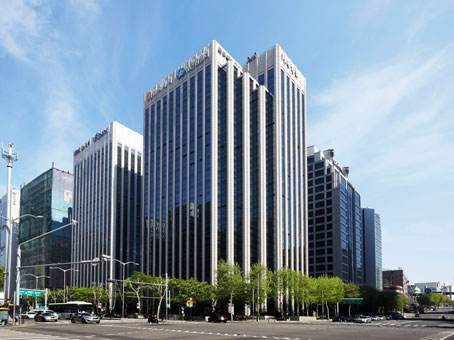
#> input picture images/buildings.jpg, 454 x 340 px
$ python 'Find, Plot, Analyze.py'
#> lines starting #> are read from the running program, lines starting #| are printed output that depends on the picture
import cv2
import numpy as np
from matplotlib import pyplot as plt

img = cv2.imread('../../images/buildings.jpg', 0)
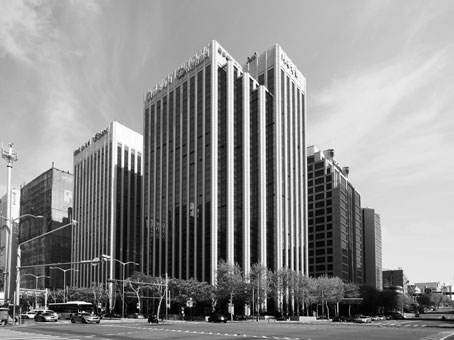
#> img: shape (340, 454); min 0, max 255, mean 141.7

# Histogram Calculation in OpenCV
hist = cv2.calcHist([img], [0], None, [256], [0, 256])
#> hist = 256 values, max 2563 at index 226, min 130 at index 254, mean 603

# Histogram Calculation in Numpy
hist, bins = np.histogram(img.ravel(), 256, [0, 256])
#> bins = 257 values from 0 to 256

# 绘制直方图，两种方法：

# 简单方法用Matplotlib
plt.hist(img.ravel(), 256, [0, 256])

# 彩色直方图
img = cv2.imread('../../images/buildings.jpg')
#> img is the input picture: shape (340, 454, 3); mean B, G, R 160.6, 145.3, 127.5
color = ('b', 'g', 'r')
for i, col in enumerate(color):
    histr = cv2.calcHist([img], [i], None, [256], [0, 256])
    plt.plot(histr, color=col)
    plt.xlim([0, 256])
plt.show()
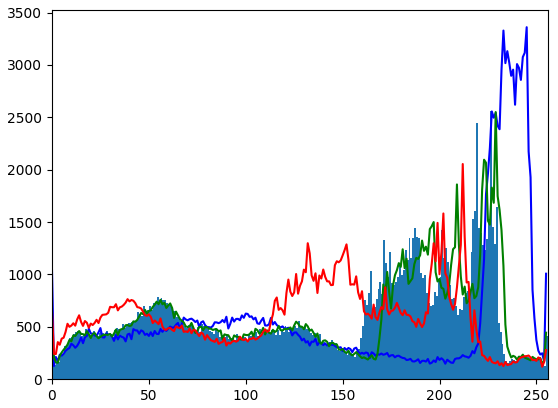
#> figure drawn by matplotlib, 1 panel; tallest bar 2563 high, from x = 226 to 227; curve peaks at x = 245, y = 3360; curve peaks at x = 229, y = 2550; curve peaks at x = 212, y = 2054

# OpenCV方式，可以用模板采集某一部分的直方图
plt.figure()
img = cv2.imread('../../images/buildings.jpg', 0)
# 创建模板
mask = np.zeros(img.shape[:2], np.uint8)
mask[100:300, 100:400] = 255
masked_img = cv2.bitwise_and(img, img, mask=mask)
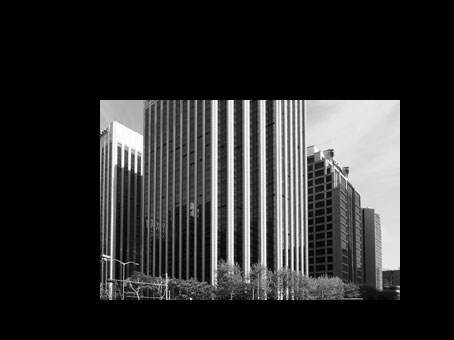
#> masked_img: shape (340, 454); min 0, max 255, mean 44.7

hist_full = cv2.calcHist([img], [0], None, [256], [0, 256])
#> hist_full has the same summary as hist
hist_mask = cv2.calcHist([img], [0], mask, [256], [0, 256])
#> hist_mask = 256 values, max 893 at index 219, min 37 at index 2, mean 234.4

plt.subplot(221), plt.imshow(img, 'gray')
plt.subplot(222), plt.imshow(mask, 'gray')
plt.subplot(223), plt.imshow(masked_img, 'gray')
plt.subplot(224), plt.plot(hist_full), plt.plot(hist_mask)
plt.xlim([0, 256])

plt.show()
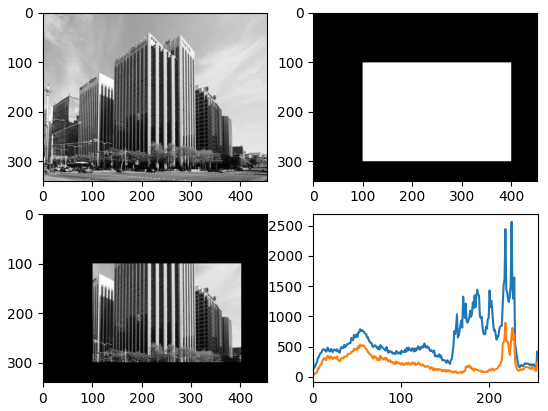
#> figure drawn by matplotlib, 4 panels; panel 4: curve peaks at x = 226, y = 2563; panel 4: curve peaks at x = 219, y = 893
